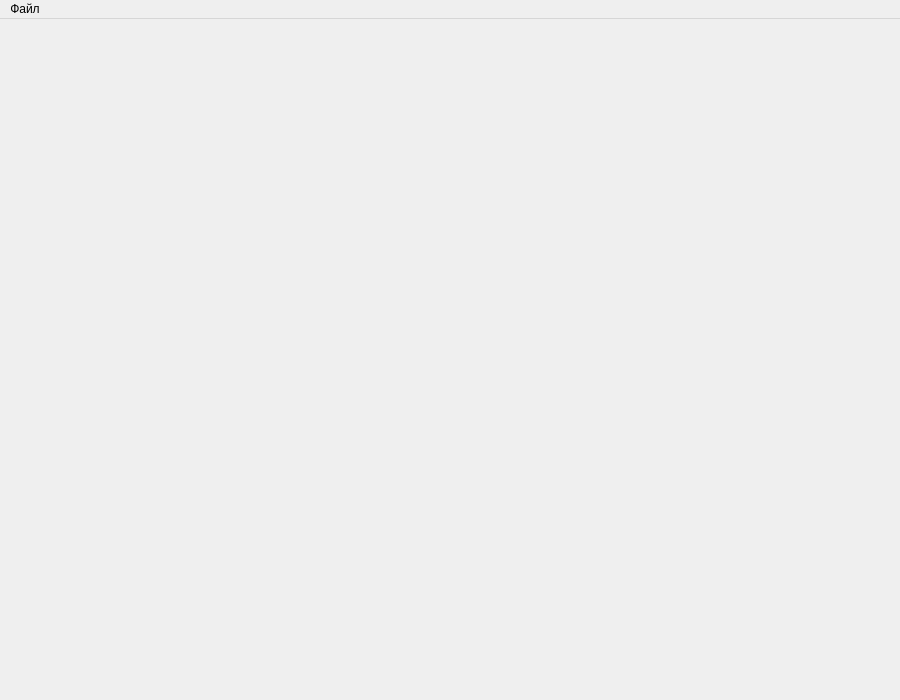
<?xml version="1.0" encoding="UTF-8"?>
<ui version="4.0">
 <class>MainWindow</class>
 <widget class="QMainWindow" name="MainWindow">
  <property name="geometry">
   <rect>
    <x>0</x>
    <y>0</y>
    <width>900</width>
    <height>700</height>
   </rect>
  </property>
  <property name="minimumSize">
   <size>
    <width>900</width>
    <height>700</height>
   </size>
  </property>
  <property name="cursor">
   <cursorShape>ArrowCursor</cursorShape>
  </property>
  <property name="windowTitle">
   <string>Приложение</string>
  </property>
  <widget class="QWidget" name="centralwidget">
   <property name="baseSize">
    <size>
     <width>650</width>
     <height>648</height>
    </size>
   </property>
   <property name="cursor">
    <cursorShape>CrossCursor</cursorShape>
   </property>
  </widget>
  <widget class="QMenuBar" name="menuBar">
   <property name="geometry">
    <rect>
     <x>0</x>
     <y>0</y>
     <width>900</width>
     <height>22</height>
    </rect>
   </property>
   <widget class="QMenu" name="fileMenu">
    <property name="title">
     <string>Файл</string>
    </property>
    <addaction name="save"/>
    <addaction name="saveAs"/>
    <addaction name="open"/>
   </widget>
   <addaction name="fileMenu"/>
  </widget>
  <action name="save">
   <property name="text">
    <string>Сохранить</string>
   </property>
  </action>
  <action name="saveAs">
   <property name="text">
    <string>Сохранить как...</string>
   </property>
  </action>
  <action name="open">
   <property name="text">
    <string>Открыть</string>
   </property>
  </action>
 </widget>
 <resources>
  <include location="MainWnd.qrc"/>
 </resources>
 <connections/>
 <designerdata>
  <property name="gridDeltaX">
   <number>10</number>
  </property>
  <property name="gridDeltaY">
   <number>10</number>
  </property>
  <property name="gridSnapX">
   <bool>true</bool>
  </property>
  <property name="gridSnapY">
   <bool>true</bool>
  </property>
  <property name="gridVisible">
   <bool>true</bool>
  </property>
 </designerdata>
</ui>
